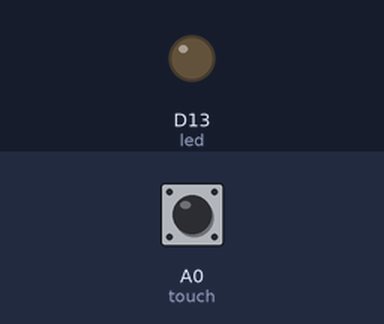
A program run on a simulated CircuitPython board. On the bench: output pins drawn as LEDs (lit = HIGH). The inputs (shaded band) are chosen by the test bench; at power-on: A0 (touch) LOW. Touch pads read as touched when driven HIGH.

Above: at 1.2 s.
1.3 s: A0 (touch) pulled HIGH for 0.15 s
At 1.4 s:
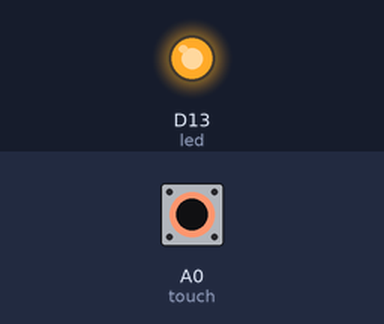
3.0 s: A0 (touch) pulled HIGH for 3.2 s
At 6.7 s:
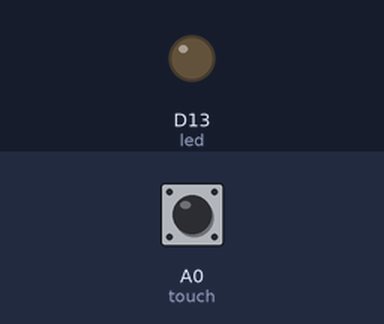
Timing chart, 0 to 8.2 s (numbered marks = the images above; inputs shaded):
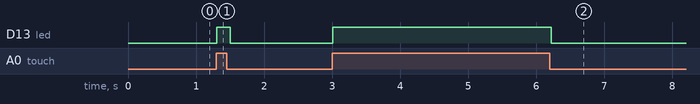

Measured:
- after the input at 1.3 s, D13 (led): LOW → HIGH at once, → LOW 0.20 s later
- after the input at 3.0 s, D13 (led): LOW → HIGH at once, → LOW 3.2 s later

The program:

main.py
```python
# cerner_2^5_2019

import board
import digitalio
import touchio
import time

touch = touchio.TouchIn(board.A0)
led = digitalio.DigitalInOut(board.D13)
led.direction = digitalio.Direction.OUTPUT

while True:
    led.value = touch.value
    time.sleep(.1)
```
